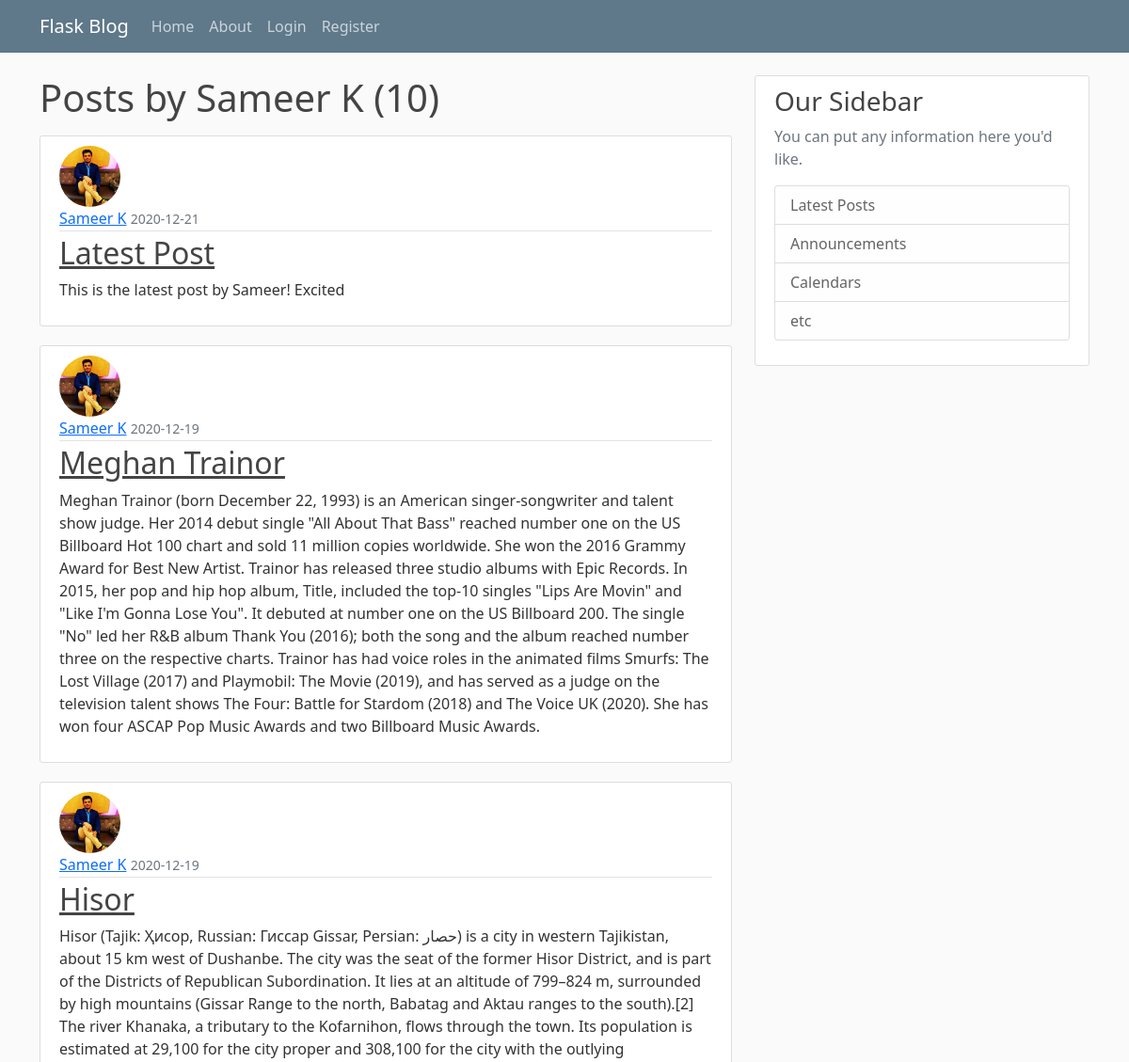
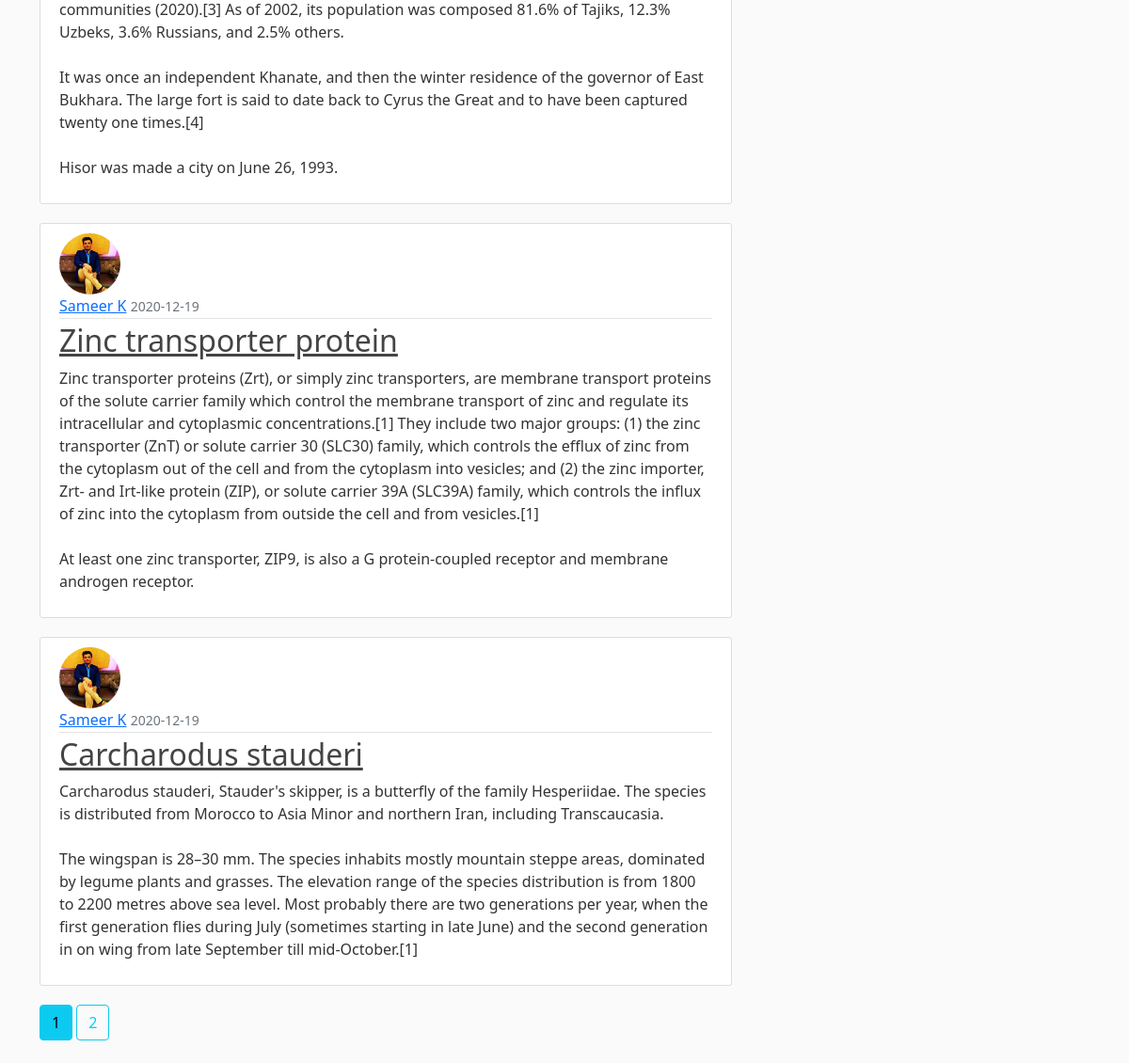
The app's page /user/Sameer K with its own data (2 pictures, top to bottom).
### flaskblog/models.py (models this page shows, shortened)
class User(db.Model, UserMixin):
    id = db.Column(db.Integer, primary_key=True)
    username = db.Column(db.String(20), unique=True, nullable=False)
    email = db.Column(db.String(120), unique=True, nullable=False)
    image_file = db.Column(db.String(20), nullable=False,
                           default='default.jpg')
    password = db.Column(db.String(60), nullable=False)
    posts = db.relationship('Post', backref='author', lazy=True)

class Post(db.Model):
    id = db.Column(db.Integer, primary_key=True)
    title = db.Column(db.String(100), nullable=False)
    date_posted = db.Column(db.DateTime, nullable=False,
                            default=datetime.utcnow)
    content = db.Column(db.Text, nullable=False)
    user_id = db.Column(db.Integer, db.ForeignKey('user.id'), nullable=False)

### flaskblog/users/routes.py (the view)
@users.route("/user/<string:username>")
def user_posts(username):
    page = request.args.get("page", 1, type=int)
    user = User.query.filter_by(username=username).first_or_404()
    posts = Post.query.filter_by(author=user)\
        .order_by(Post.date_posted.desc())\
        .paginate(per_page=5, page=page)
    return render_template('user_posts.html', posts=posts, user=user)

### flaskblog/templates/user_posts.html
{% extends "layout.html" %}
{% block content %}
  <h1 class="mb-3">Posts by {{ user.username }} ({{ posts.total }})</h1>
  {% for post in posts.items %}
  <article class="media content-section">
    <img class="rounded-circle article-img" src="{{ url_for('static',filename='profile_pics/' + post.author.image_file) }}">
    <div class="media-body">
    <div class="article-metadata">
      <a class="mr-2" href="{{ url_for('users.user_posts', username=post.author.username) }}">{{ post.author.username }}</a>
      <small class="text-muted">{{ post.date_posted.strftime('%Y-%m-%d') }}</small>
    </div>
    <h2><a class="article-title" href="{{ url_for('posts.post',post_id=post.id) }}">{{ post.title }}</a></h2>
    <p class="article-content">{{ post.content }}</p>
    </div>
    </article>
  {% endfor %}
  {% for page_num in posts.iter_pages(left_edge=1, right_edge=1, left_current=1, right_current=2) %}
    {% if page_num %}
      {% if posts.page == page_num %}
        <a class="btn btn-info mb-4" href="{{ url_for('users.user_posts', username=user.username, page=page_num) }}">{{ page_num }}</a>
      {% else %}
      <a class="btn btn-outline-info mb-4" href="{{ url_for('users.user_posts', username=user.username, page=page_num) }}">{{ page_num }}</a>
      {% endif %}
    {% else %}
      ...
    {% endif %}
  {% endfor %}
{% endblock content %}

### flaskblog/static/main.css (style rules this page uses)
body { background: #fafafa; color: #333333; margin-top: 5rem; }
h1, h2, h3, h4, h5, h6 { color: #444444; }
.content-section { background: #ffffff; padding: 10px 20px; border: 1px solid #dddddd; border-radius: 3px; margin-bottom: 20px; }
.article-title { color: #444444; }
.article-content { white-space: pre-line; }
.article-img { height: 65px; width: 65px; margin-right: 16px; }
.article-metadata { padding-bottom: 1px; margin-bottom: 4px; border-bottom: 1px solid #e3e3e3 }

### records on screen
User: username "Sameer K"
Post: image_file (picture), author.username "Sameer K", date_posted "2020-12-21", title "Latest Post", content "This is the latest post by Sameer! Excited"
Post: image_file (picture), author.username "Sameer K", date_posted "2020-12-19", title "Meghan Trainor", content "Meghan Trainor (born December 22, 1993) is an American singer-songwriter and talent show judge. Her 2014 debut single \"All About That Bass\" reached number one on the US Billboard Hot 100 chart and sold 11 million copies worldwide. She won the 2016 Grammy Award for Best New Artist. Trainor has released three studio albums with Epic Records. In 2015, her pop and hip hop album, Title, included the top-10 singles \"Lips Are Movin\" and \"Like I'm Gonna Lose You\". It debuted at number one on the US Billboard 200. The single \"No\" led her R&B album Thank You (2016); both the song and the album reached number three on the respective charts. Trainor has had voice roles in the animated films Smurfs: The…"
Post: image_file (picture), author.username "Sameer K", date_posted "2020-12-19", title "Hisor", content "Hisor (Tajik: Ҳисор, Russian: Гиссар Gissar, Persian: حصار‎) is a city in western Tajikistan, about 15 km west of Dushanbe. The city was the seat of the former Hisor District, and is part of the Districts of Republican Subordination. It lies at an altitude of 799–824 m, surrounded by high mountains (Gissar Range to the north, Babatag and Aktau ranges to the south).[2] The river Khanaka, a tributary to the Kofarnihon, flows through the town. Its population is estimated at 29,100 for the city proper and 308,100 for the city with the outlying communities (2020).[3] As of 2002, its population was composed 81.6% of Tajiks, 12.3% Uzbeks, 3.6% Russians, and 2.5% others. It was once an independent…"
Post: image_file (picture), author.username "Sameer K", date_posted "2020-12-19", title "Zinc transporter protein", content "Zinc transporter proteins (Zrt), or simply zinc transporters, are membrane transport proteins of the solute carrier family which control the membrane transport of zinc and regulate its intracellular and cytoplasmic concentrations.[1] They include two major groups: (1) the zinc transporter (ZnT) or solute carrier 30 (SLC30) family, which controls the efflux of zinc from the cytoplasm out of the cell and from the cytoplasm into vesicles; and (2) the zinc importer, Zrt- and Irt-like protein (ZIP), or solute carrier 39A (SLC39A) family, which controls the influx of zinc into the cytoplasm from outside the cell and from vesicles.[1] At least one zinc transporter, ZIP9, is also a G…"
Post: image_file (picture), author.username "Sameer K", date_posted "2020-12-19", title "Carcharodus stauderi", content "Carcharodus stauderi, Stauder's skipper, is a butterfly of the family Hesperiidae. The species is distributed from Morocco to Asia Minor and northern Iran, including Transcaucasia. The wingspan is 28–30 mm. The species inhabits mostly mountain steppe areas, dominated by legume plants and grasses. The elevation range of the species distribution is from 1800 to 2200 metres above sea level. Most probably there are two generations per year, when the first generation flies during July (sometimes starting in late June) and the second generation in on wing from late September till mid-October.[1]"

### other values on screen
{{ posts.total }} "10"
{{ page_num }} "1"
{{ page_num }} "2"
